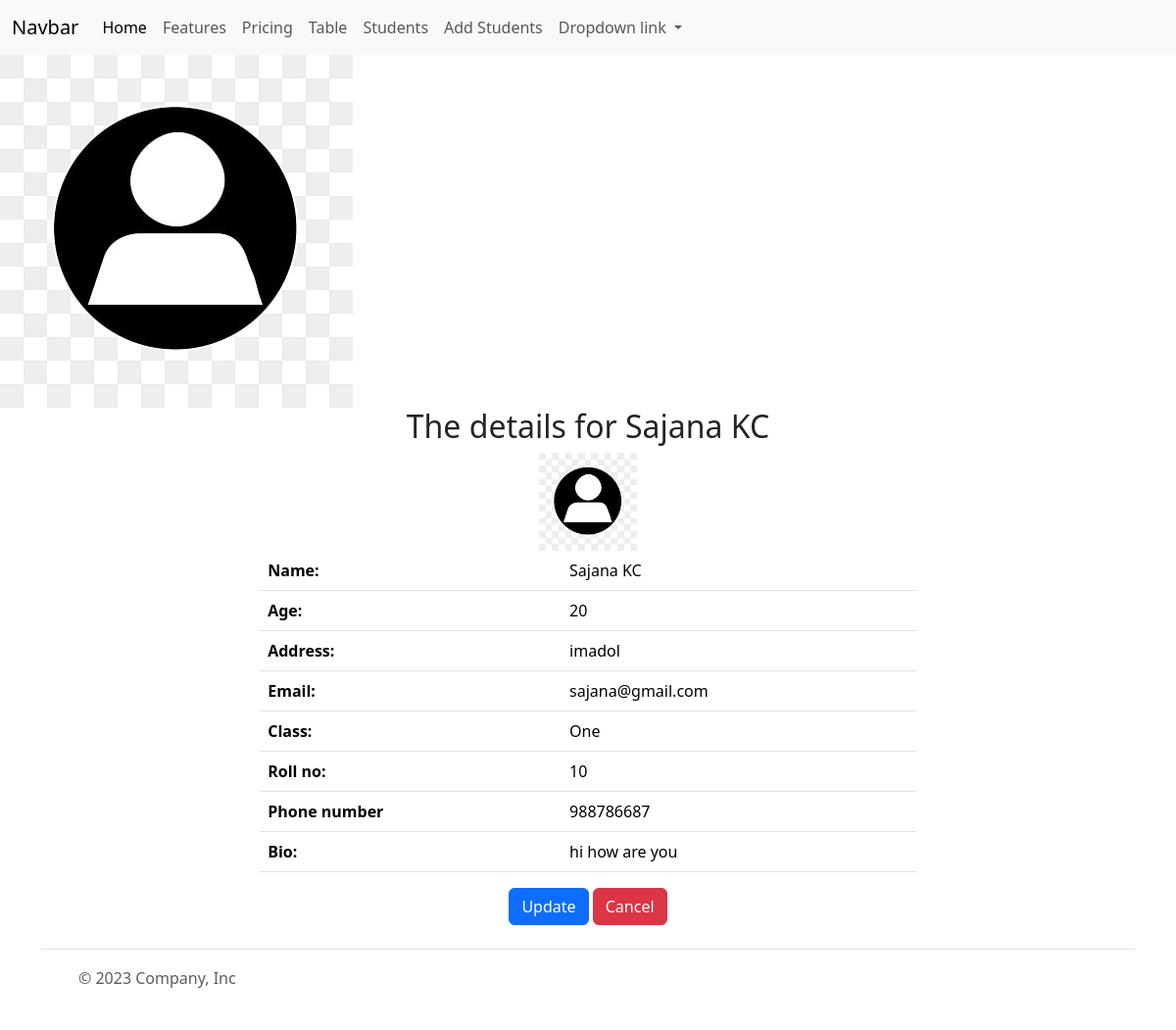
Screenshot of /crud/details-student/1 with the database file from the repository.
### myapp/models.py (models this page shows, shortened)
class StudentProfile(models.Model):
    student=models.OneToOneField(Student,on_delete=models.CASCADE)
    phone=models.CharField(max_length=14)
    roll_no=models.IntegerField()
    bio=models.TextField(max_length=500)
    profile_pic=models.FileField(null=True, blank=True,upload_to="profile_pics")

class Student(models.Model):
    name=models.CharField(max_length=50)
    age=models.IntegerField()
    address=models.CharField(max_length=50)
    email=models.EmailField(max_length=50)
    classroom=models.ForeignKey(ClassRoom,on_delete=models.CASCADE,related_name="classroom_students",null=True,blank=True)

class ClassRoom(models.Model):
    class_name =models.CharField(max_length=20)

### forms/views.py (the view)
# urls.py: path("details-student/<int:id>",details_student,name='details_student'),
def details_student(request,id):
    student=StudentProfile.objects.get(id=id)
    return render(request,'forms/details_student.html',context={'student':student})

### templates/forms/details_student.html
{% extends 'base.html' %}
{% load static %}
{% block content %}
    <img src="{% static "forms/pic.jpg" %}" alt="">
<div class="container" align='center'>
    <h2>The details for {{ student.student.name }}</h2>
    {% if student.profile_pic %}
    <div class="container">
        <img src="{{ student.profile_pic.url }}" style="height:100px; width:100px">
    </div>
    {% else %}
        <div class="container">
            <img src="{% static '\forms\pic.jpg' %}"  style="height:100px; width:100px" alt='pp'>
        </div>
    {% endif %}
    <table class="table" style="width:60%">
        <tr>
            <td><strong>Name:</strong></td>
            <td>{{ student.student.name }}</td>
        </tr>
        <tr>
            <td><strong>Age:</strong></td>
            <td>{{ student.student.age }}</td>
        </tr>
        <tr>
            <td><strong>Address:</strong></td>
            <td>{{ student.student.address }}</td>
        </tr>
        <tr>
            <td><strong>Email:</strong></td>
            <td>{{ student.student.email }}</td>
        </tr>
        <tr>
            <td><strong>Class:</strong></td>
            <td>{{ student.student.classroom.class_name }}</td>
        </tr>
        <tr>
            <td><strong>Roll no:</strong></td>
            <td>{{ student.roll_no }}</td>
        </tr>
        <tr>
            <td><strong>Phone number</strong></td>
            <td>{{ student.phone }}</td>
        </tr>
        <tr>
            <td><strong>Bio:</strong></td>
            <td>{{ student.bio }}</td>
        </tr>
    </table>
    <a class="btn btn-primary" href="#">Update</a>
    <a href="{% url "studentpage" %}" class="btn btn-danger">Cancel</a>
</div>
{% endblock content %}

### rows the page displays
StudentProfile: student.name "Sajana KC", student.age "20", student.address "imadol", student.email "sajana@gmail.com", student.classroom.class_name "One", roll_no "10", phone "988786687", bio "hi how are you"
